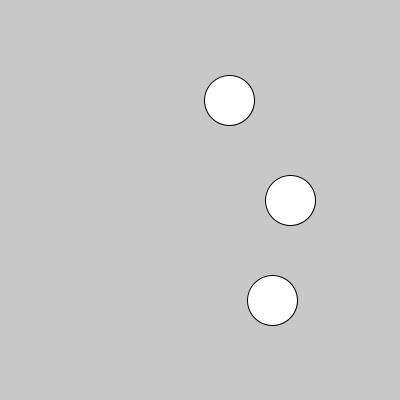
Frame 1 (no input)
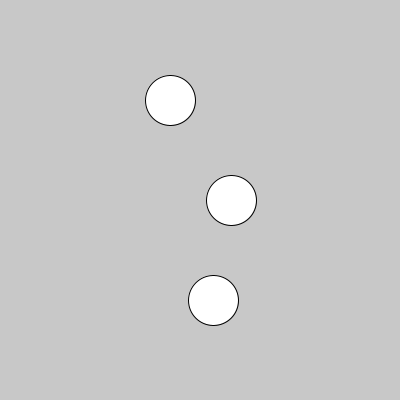
Frame 60 (the mouse pressed at the canvas centre just before this capture)
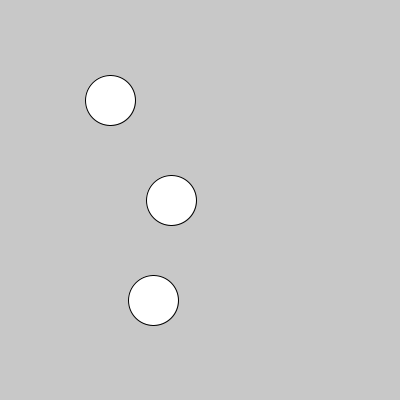
Frame 120 (the mouse held since frame 60 and released just before this capture)

The Processing sketch that drew these frames (run headless with seeded random() and noise(); from frame 60 on, the mouse is pressed at the canvas centre):

// Processing sketch: rebota_ellipses_array
// ── rebota_ellipses_array.pde
int cant = 3;
int [] posX;
int [] dir;

void setup(){
  size(400, 400);
  posX = new int [cant];
  dir = new int [cant];
  for(int i = 0; i< cant; i++){
    posX[i] = round(random(100, 300));
    dir[i] = (random(100) > 50) ? 1 : -1;
  }
}

void draw(){
  background(200);
  rebotaEllipse(0, 100);
  rebotaEllipse(1, 200);
  rebotaEllipse(2, 300);
}

// ── funciones.pde
void rebotaEllipse(int posEnArreglo, int posY){
  int tam = 50;
  ellipse(posX[posEnArreglo], posY, tam, tam);
  posX[posEnArreglo] = 
    posX[posEnArreglo] + dir[posEnArreglo];
  
  if(
    posX[posEnArreglo] > width - tam/2 || 
    posX[posEnArreglo] < tam/2){
    dir[posEnArreglo] = dir[posEnArreglo] * -1;
  }
}
